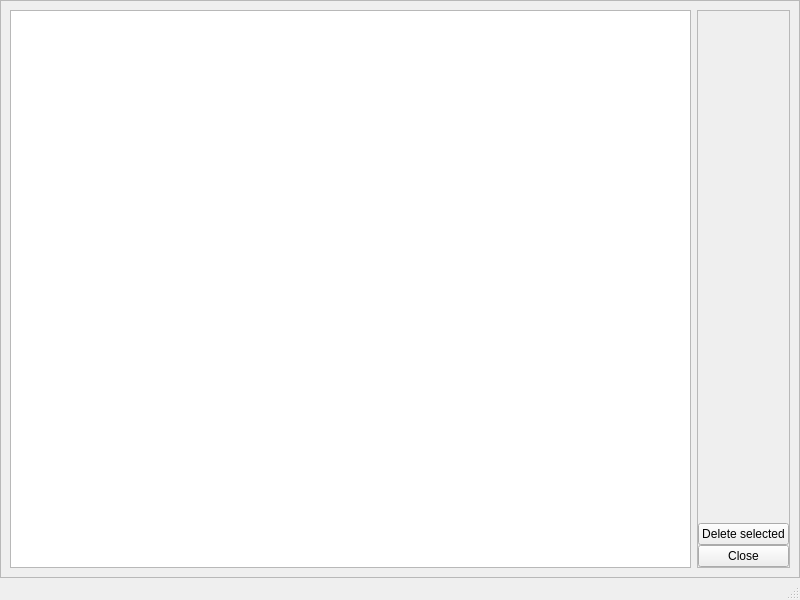
<?xml version="1.0" encoding="UTF-8"?>
<ui version="4.0">
 <class>DeleteUsrWindow</class>
 <widget class="QMainWindow" name="DeleteUsrWindow">
  <property name="geometry">
   <rect>
    <x>0</x>
    <y>0</y>
    <width>800</width>
    <height>600</height>
   </rect>
  </property>
  <property name="windowTitle">
   <string>Deletion</string>
  </property>
  <widget class="QWidget" name="centralwidget">
   <layout class="QHBoxLayout" name="horizontalLayout">
    <property name="spacing">
     <number>0</number>
    </property>
    <property name="leftMargin">
     <number>0</number>
    </property>
    <property name="topMargin">
     <number>0</number>
    </property>
    <property name="rightMargin">
     <number>0</number>
    </property>
    <property name="bottomMargin">
     <number>0</number>
    </property>
    <item>
     <widget class="QFrame" name="frame">
      <property name="frameShape">
       <enum>QFrame::StyledPanel</enum>
      </property>
      <property name="frameShadow">
       <enum>QFrame::Raised</enum>
      </property>
      <layout class="QHBoxLayout" name="horizontalLayout_2">
       <item>
        <widget class="QTableWidget" name="usr_twidget">
         <property name="editTriggers">
          <set>QAbstractItemView::NoEditTriggers</set>
         </property>
        </widget>
       </item>
       <item>
        <widget class="QFrame" name="frame_2">
         <property name="frameShape">
          <enum>QFrame::StyledPanel</enum>
         </property>
         <property name="frameShadow">
          <enum>QFrame::Raised</enum>
         </property>
         <layout class="QVBoxLayout" name="verticalLayout">
          <property name="spacing">
           <number>0</number>
          </property>
          <property name="leftMargin">
           <number>0</number>
          </property>
          <property name="topMargin">
           <number>0</number>
          </property>
          <property name="rightMargin">
           <number>0</number>
          </property>
          <property name="bottomMargin">
           <number>0</number>
          </property>
          <item>
           <spacer name="verticalSpacer">
            <property name="orientation">
             <enum>Qt::Vertical</enum>
            </property>
            <property name="sizeHint" stdset="0">
             <size>
              <width>20</width>
              <height>40</height>
             </size>
            </property>
           </spacer>
          </item>
          <item>
           <widget class="QPushButton" name="delete_btn">
            <property name="text">
             <string>Delete selected</string>
            </property>
           </widget>
          </item>
          <item>
           <widget class="QPushButton" name="close_btn">
            <property name="text">
             <string>Close</string>
            </property>
           </widget>
          </item>
         </layout>
        </widget>
       </item>
      </layout>
     </widget>
    </item>
   </layout>
  </widget>
  <widget class="QMenuBar" name="menubar">
   <property name="geometry">
    <rect>
     <x>0</x>
     <y>0</y>
     <width>800</width>
     <height>22</height>
    </rect>
   </property>
  </widget>
  <widget class="QStatusBar" name="statusbar"/>
 </widget>
 <resources/>
 <connections/>
</ui>
